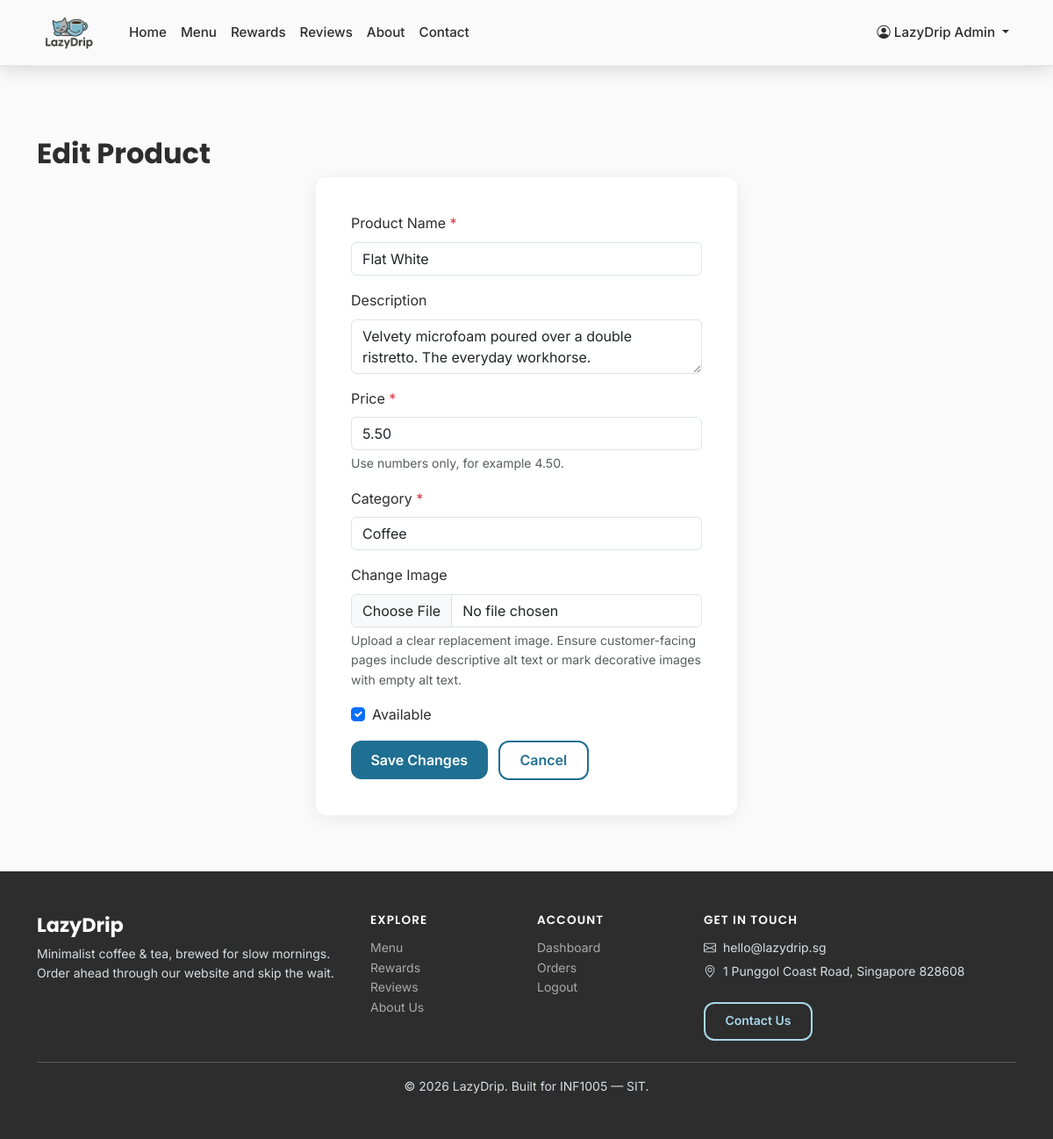
The page /admin/product_edit.php?id=2 (signed in) on the database its author committed.
### tables this page shows
CREATE TABLE menu_items (
    item_id       INT UNSIGNED AUTO_INCREMENT PRIMARY KEY,
    category_id   INT UNSIGNED NOT NULL,
    item_name     VARCHAR(120) NOT NULL,
    description   TEXT         DEFAULT NULL,
    price         DECIMAL(8,2) NOT NULL,
    image_path    VARCHAR(255) DEFAULT NULL,
    is_available  TINYINT(1)   NOT NULL DEFAULT 1,
    created_at    DATETIME     NOT NULL DEFAULT CURRENT_TIMESTAMP,
    CONSTRAINT fk_menu_category
        FOREIGN KEY (category_id) REFERENCES categories (category_id)
        ON UPDATE CASCADE ON DELETE RESTRICT
);

CREATE TABLE categories (
    category_id   INT UNSIGNED AUTO_INCREMENT PRIMARY KEY,
    category_name VARCHAR(80)  NOT NULL UNIQUE,
    sort_order    TINYINT UNSIGNED NOT NULL DEFAULT 0
);

### includes/functions.php (called while the page is built, shortened)
<?php
function e(string $value): string
{
    return htmlspecialchars($value, ENT_QUOTES, 'UTF-8');
}

### admin/product_edit.php (the view, shortened to what this page needs)
<?php
require_once __DIR__ . '/../includes/header.php';
$id = filter_input(INPUT_GET, 'id', FILTER_VALIDATE_INT);
$categories = [];
try {
    $stmt = $pdo->query("SELECT category_id, category_name FROM categories ORDER BY category_name");
    $categories = $stmt->fetchAll();
} catch (PDOException $e) {
    $categories = [];
}
$stmt = $pdo->prepare("
SELECT item_name, description, price, category_id, image_path, is_available
FROM menu_items
WHERE item_id = ?
");
$stmt->execute([$id]);
$product = $stmt->fetch();
$name = $product['item_name'];
$description = $product['description'];
$price = $product['price'];
$category_id = $product['category_id'];
$is_available = $product['is_available'];
$fieldErrors = [];
?>
<section class="ld-section">
    <div class="container">
        <h1 class="ld-section-title">Edit Product</h1>
        <div class="ld-form-card">
            <form method="post" enctype="multipart/form-data" class="needs-validation" data-inline-validate="true"
                novalidate>
                <div class="mb-3">
                    <label class="form-label" for="name">Product Name <span class="text-danger"
                            aria-hidden="true">*</span></label>
                    <input id="name" type="text"
                        class="form-control <?= !empty($fieldErrors['name']) ? 'is-invalid' : '' ?>" name="name"
                        value="<?= e($name) ?>" aria-label="Product name"
                        aria-describedby="<?= !empty($fieldErrors['name']) ? 'name_error' : '' ?>" required>
                </div>
                <div class="mb-3">
                    <label class="form-label" for="description">Description</label>
                    <textarea id="description" class="form-control" name="description"
                        aria-label="Product description"><?= e($description) ?></textarea>
                </div>
                <div class="mb-3">
                    <label class="form-label" for="price">Price <span class="text-danger"
                            aria-hidden="true">*</span></label>
                    <input id="price" type="number" step="0.01" min="0"
                        class="form-control <?= !empty($fieldErrors['price']) ? 'is-invalid' : '' ?>" name="price"
                        value="<?= e($price) ?>" aria-label="Price"
                        aria-describedby="price_hint<?= !empty($fieldErrors['price']) ? ' price_error' : '' ?>"
                        required>
                    <div id="price_hint" class="form-text">Use numbers only, for example 4.50.</div>
                </div>
                <div class="mb-3">
                    <label class="form-label" for="category_id">Category <span class="text-danger"
                            aria-hidden="true">*</span></label>
                    <select id="category_id"
                        class="form-control <?= !empty($fieldErrors['category_id']) ? 'is-invalid' : '' ?>"
                        name="category_id" aria-label="Category"
                        aria-describedby="<?= !empty($fieldErrors['category_id']) ? 'category_error' : '' ?>" required>
                        <?php foreach ($categories as $cat): ?>
                            <option value="<?= $cat['category_id'] ?>" <?= $category_id == $cat['category_id'] ? 'selected' : '' ?>>
                                <?= e($cat['category_name']) ?>
                            </option>
                        <?php endforeach; ?>
                    </select>
                </div>
                <div class="mb-3">
                    <label class="form-label" for="image">Change Image</label>
                    <input id="image" type="file"
                        class="form-control <?= !empty($fieldErrors['image']) ? 'is-invalid' : '' ?>" name="image"
                        accept="image/*" aria-label="Change product image"
                        aria-describedby="image_help<?= !empty($fieldErrors['image']) ? ' image_error' : '' ?>">
                    <div id="image_help" class="form-text">Upload a clear replacement image. Ensure customer-facing
                        pages include descriptive alt text or mark decorative images with empty alt text.</div>
                </div>
                <div class="form-check mb-3">
                    <input id="is_available" class="form-check-input" type="checkbox" name="is_available"
                        aria-label="Available" <?= $is_available ? 'checked' : '' ?>>
                    <label class="form-check-label" for="is_available">Available</label>
                </div>
                <button type="submit" class="ld-btn-primary">Save Changes</button>
                <a href="<?= APP_URL ?>/admin/products.php" class="ld-btn-outline ms-2">Cancel</a>
            </form>
        </div>
    </div>
</section>
<?php require_once __DIR__ . '/../includes/footer.php'; ?>

### assets/css/style.css (style rules this page uses)
:root { --ld-blue: #A8D8EA; --ld-blue-dark: #7EC8E3; --ld-blue-light: #E8F6FB; --ld-charcoal: #2D2D2D; --ld-muted: #555555; --ld-white: #FAFAFA; --ld-radius: 12px; --ld-shadow: 0 4px 20px rgba(0,0,0,0.07); --font-head: 'Poppins', sans-serif; --font-body: 'Inter', sans-serif; }
*, *::before, *::after { box-sizing: border-box; }
html { scroll-behavior: smooth; }
html, body { max-width: 100%; overflow-x: clip; }
body { background-color: var(--ld-white); color: var(--ld-charcoal); font-family: var(--font-body); font-size: 1rem; line-height: 1.6; min-height: 100vh; display: flex; flex-direction: column; }
h1, h2, h3, h4, h5, h6 { font-family: var(--font-head); font-weight: 600; }
a { color: #2E7FA8; text-decoration: none; transition: color 0.2s; }
.ld-btn-primary, .btn.ld-btn-primary { background-color: #1F6F93; border-color: #1F6F93; border: none; color: #fff; font-weight: 600; border-radius: var(--ld-radius); padding: 0.5rem 1.4rem; transition: background 0.2s, transform 0.1s; display: inline-block; }
.ld-btn-outline { border: 2px solid #1F6F93; color: #1F6F93; font-weight: 600; border-radius: var(--ld-radius); padding: 0.5rem 1.4rem; transition: all 0.2s; display: inline-block; background: transparent; }
.ld-section { padding: 4rem 0; }
.ld-section-title { font-size: 2rem; font-weight: 700; margin-bottom: 0.5rem; }
.ld-form-card { background: #fff; border-radius: var(--ld-radius); box-shadow: var(--ld-shadow); padding: 2.5rem; width: min(100%, 30rem); margin: 0 auto; }
.navbar-nav .nav-link, .ld-btn-primary, .btn.ld-btn-primary, .ld-btn-outline, .ld-qty-btn { min-width: 44px; min-height: 44px; }

### rows shown on the page
menu_items: name "Flat White", description "Velvety microfoam poured over a double ristretto. The everyday workhorse.", price "5.50", category_id "Coffee", is_available "☑"

### other values the page prints
$_SESSION['full_name'] "LazyDrip Admin"
APP_NAME "LazyDrip"
